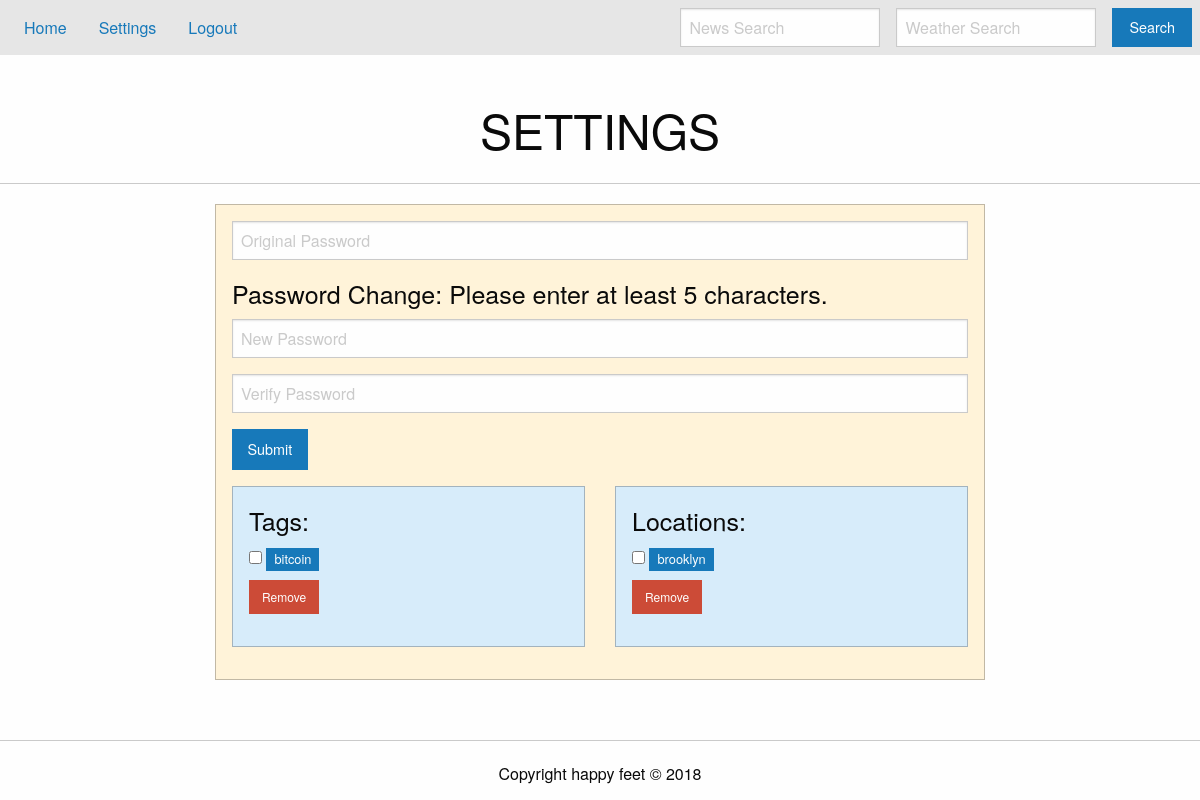
The page /settings (signed in) on the database as committed earlier.
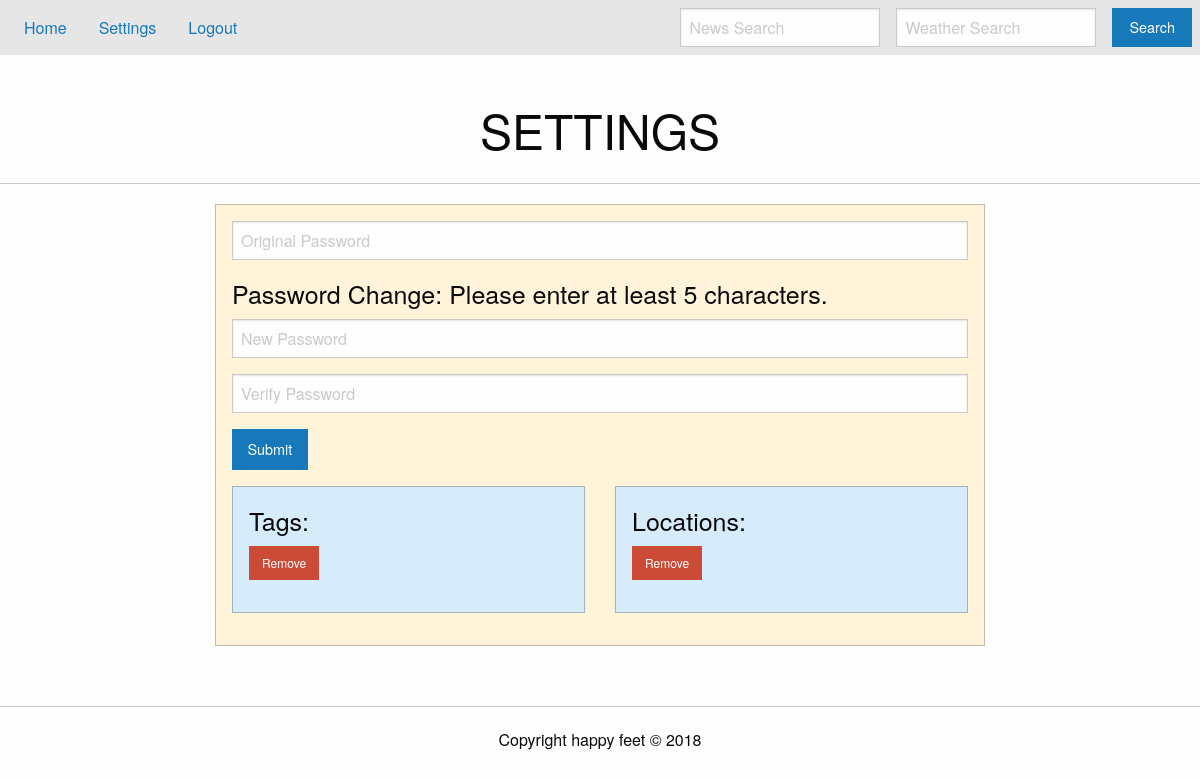
The same page on the database as committed later.
### tables this page shows
CREATE TABLE rpeci01_tags (tag TEXT);

CREATE TABLE rpeci01_locations (location TEXT);

### app.py (the view, shortened to what this page needs)
@app.route("/settings", methods=['GET', 'POST'])
def settings():
    message = ''
    type = ''
    if 'username' in session:
        if 'rmTag' in request.args:
            for tag in request.args:
                if tag != 'rmTag':
                    user.removeTag(session['username'], tag)
                    message = 'Tags are successfully removed.'
                    type = 'success'
        if 'rmLoc' in request.args:
            for loc in request.args:
                if loc != 'rmLoc':
                    user.removeLoc(session['username'], loc)
                    message = 'Locations are successfully removed.'
                    type = 'success'
        session['stats'] = user.getStats(session['username'])
        return render_template("settings.html", li = True, m = message, t = type, s = session['stats'])
    else:
        flash("You must be logged in to see that page.")
        return redirect(url_for('login'))

### util/user.py (called while the page is built)
def getTags(usr):
    db = sqlite3.connect(DB_FILE)
    c = db.cursor()
    data = c.execute("SELECT * FROM " + usr + "_tags")
    l = [];
    for row in data:
        l.append(row[0])
    db.close()
    return l

def getLocations(usr):
    db = sqlite3.connect(DB_FILE)
    c = db.cursor()
    data = c.execute("SELECT * FROM " + usr + "_locations")
    l = [];
    for row in data:
        l.append(row[0])
    db.close()
    return l

def getStats(usr):
    db = sqlite3.connect(DB_FILE)
    c = db.cursor()
    data = c.execute("SELECT * FROM users")
    d = {}
    for row in data:
        if usr == row[0]:
            d['password'] = row[1]
            d['question'] = row[2]
            d['answer'] = row[3]
            d['tags'] = getTags(usr)
            d['locations'] = getLocations(usr)
            db.close()
            return d
    return -1

### templates/settings.html (shortened to what this page needs)
{% extends "base.html" %}
{% block content %}
<br><br><br><br>
<h1 align="center"> SETTINGS </h1>
<hr>
<div class="grid-x grid-padding-x">
  <div class="small-2 cell"></div>
  <div class="large-8 cell">
    <div class="warning callout">
      <form action = "/settings" method = "POST">
        <input type = "password" name = "oldPass" placeholder="Original Password">
        <h4>Password Change: Please enter at least 5 characters.</h4>
        <input type = "password" name = "newPass0" placeholder="New Password">
        <input type = "password" name = "newPass1" placeholder="Verify Password">
        <button type="submit" class="button" name="sub">Submit</button>
      </form>
      <div class="grid-x grid-padding-x">
        <div class="medium-6 cell">
          <div class="primary callout">
            <h4>Tags:</h4>
              <form action="/settings" method="GET">
              {% for tag in s['tags']%}
                  <input type="checkbox" name="{{tag}}">
                    <span class="label">{{tag}}</span>
                <br>
              {% endfor %}
              <button class="small alert button" type="submit" name="rmTag">Remove</button>
              </form>
          </div>
        </div>
        <div class="medium-6 cell">
          <div class="primary callout">
            <h4>Locations:</h4>
              <form action="/settings" method="GET">
              {% for loc in s['locations']%}
                  <input type="checkbox" name="{{loc}}">
                    <span class="label">{{loc}}</span>
                <br>
              {% endfor %}
              <button class="small alert button" type="submit" name="rmLoc">Remove</button>
              </form>
          </div>
        </div>
      </div>
    </div>
  </div>
  <div class="small-2 cell"></div>
</div>
{% endblock %}

### templates/base.html (shortened to what this page needs)
<!DOCTYPE html>
<html>
  <head>
    <link rel="stylesheet" type="text/css" href="https://cdnjs.cloudflare.com/ajax/libs/foundation/6.5.0/css/foundation.css">
  </head>
   <body>
     <div class="top-bar is-at-top">
       <div class="top-bar-left">
         <ul class="menu">
           <a href="/">Home</a>
           {% if li %}
	   <li>
             <a href="/settings">Settings</a>
           </li>
           <li>
             <a href="/logout">Logout</a>
           </li>
           {% endif %}
         </ul>
       </div>
       <div class="top-bar-right">
         <form action="/" method="GET">
           <ul class="menu">
             <li>
               <input type="text" name="search" placeholder="News Search">
             </li>
             <li>
               <input type="text" name="searchLoc" placeholder="Weather Search">
             </li>
             <li>
               <button type="submit" class="button" name="search">Search</button>
             </li>
           </ul>
         </form>
       </div>
     </div>
     {% block content %}
    {% endblock %}
    {% block footer %}
    <br><hr>
    <p align="center">Copyright happy feet &copy 2018</p>
    {% endblock %}
   </body>
</html>

### templates/base.html (style rules this page uses)
.top-bar { width: 100%; position: fixed; z-index: 1; }

Rows that differ between the two databases and show on the page:
removed rpeci01_tags: tag "bitcoin"
removed rpeci01_locations: location "brooklyn"
